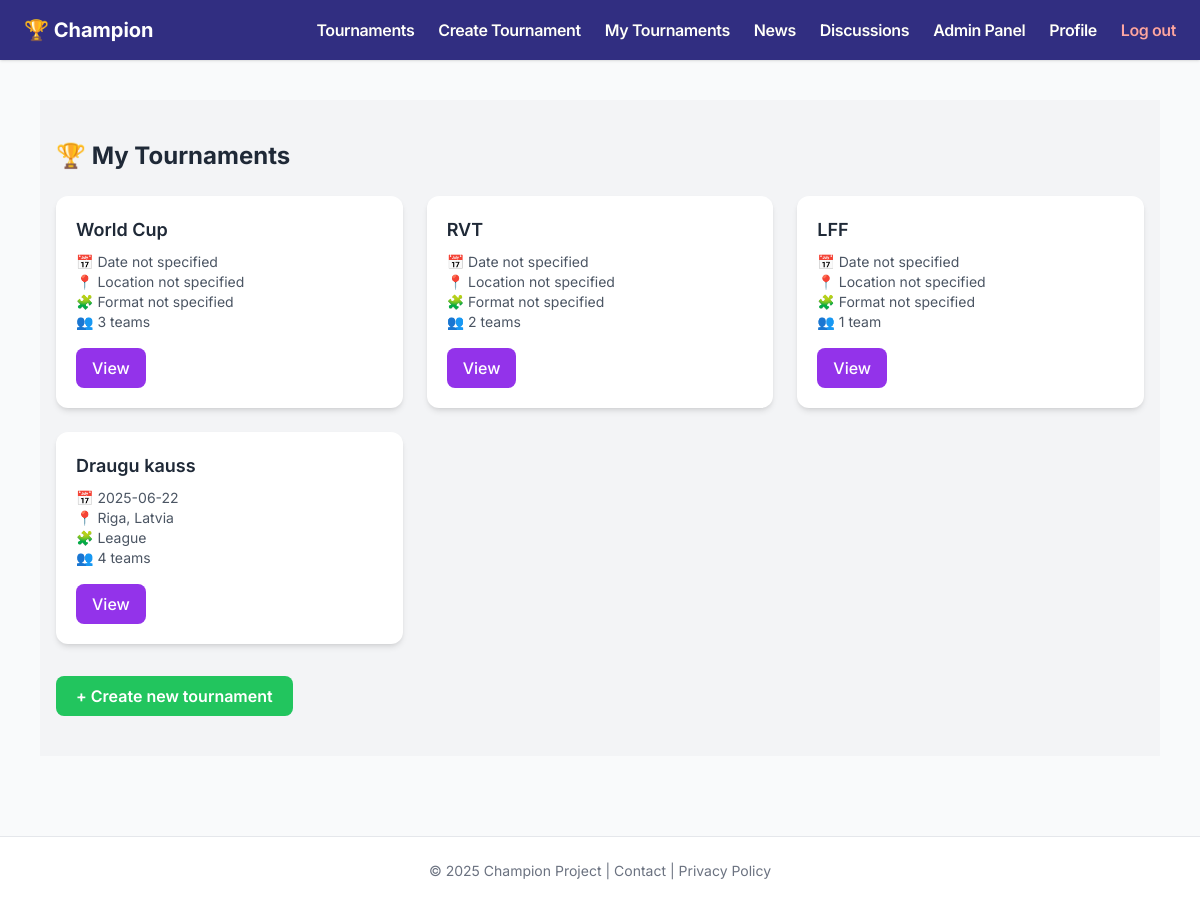
The page /my_tournaments (signed in) on the database its author committed.
### app/models.py (models this page shows, shortened)
class Tournament(db.Model):
    id = db.Column(db.Integer, primary_key=True)
    name = db.Column(db.String(100), nullable=False)
    start_date = db.Column(db.Date, nullable=True)
    location = db.Column(db.String(100), nullable=True)
    format = db.Column(db.String(50), nullable=True)
    max_teams = db.Column(db.Integer, nullable=True)
    description = db.Column(db.Text, nullable=True)
    date_created = db.Column(db.DateTime, default=datetime.utcnow)
    creator_id = db.Column(
        db.Integer,
        db.ForeignKey('user.id', ondelete='CASCADE', name='fk_tournament_creator'),
        nullable=True
    )
    teams = db.relationship('Team', backref='tournament', lazy=True, cascade='all, delete-orphan', passive_deletes=True)
    matches = db.relationship('Match', backref='tournament', lazy=True, cascade='all, delete-orphan', passive_deletes=True)

### app/routes.py (the view)
@app.route('/my_tournaments')
@login_required
def my_tournaments():
    if current_user.role not in ['admin', 'organizer', 'king']:
        flash("У вас нет доступа к этой странице.", "warning")
        return redirect(url_for('index'))
    tournaments = Tournament.query.filter_by(creator_id=current_user.id).all()
    return render_template('my_tournaments.html', tournaments=tournaments)

### app/__init__.py (called while the page is built)
@app.context_processor
def inject_translations():
    return dict(_=_)

@login_manager.user_loader
def load_user(user_id):
    return User.query.get(int(user_id))

### app/templates/my_tournaments.html (shortened to what this page needs)
{% extends "base.html" %}
{% block content %}
<div class="bg-gray-100 py-10">
  <div class="max-w-6xl mx-auto px-4">
    <h1 class="text-2xl font-bold text-gray-800 mb-6 flex items-center gap-2">🏆 {{ _('My Tournaments') }}</h1>
    {% if tournaments %}
      <div class="grid grid-cols-1 sm:grid-cols-2 md:grid-cols-3 gap-6">
        {% for tournament in tournaments %}
          <div class="bg-white rounded-xl shadow-md p-5 flex flex-col justify-between">
            <div>
              <h3 class="text-lg font-semibold text-gray-800">{{ tournament.name }}</h3>
              <p class="text-sm text-gray-600 mt-2 space-y-1">
                📅 {{ tournament.start_date or _('Date not specified') }}<br>
                📍 {{ tournament.location or _('Location not specified') }}<br>
                🧩 {{ tournament.format or _('Format not specified') }}<br>
                👥 {{ tournament.teams|length }} {{ _('teams') if tournament.teams|length != 1 else _('team') }}
              </p>
            </div>
            <a href="{{ url_for('tournament_page', tournament_id=tournament.id) }}"
               class="mt-4 inline-block bg-purple-600 hover:bg-purple-700 text-white font-medium py-2 px-4 rounded-lg transition w-fit">
              {{ _('View') }}
            </a>
          </div>
        {% endfor %}
      </div>
    {% else %}
      <p class="text-gray-500 mt-4">{{ _('You have not created any tournaments yet.') }}</p>
    {% endif %}
    <div class="mt-8">
      <a href="{{ url_for('add_tournament') }}"
         class="inline-block bg-green-500 hover:bg-green-600 text-white font-semibold py-2 px-5 rounded-lg transition">
        + {{ _('Create new tournament') }}
      </a>
    </div>
  </div>
</div>
{% endblock %}

### app/templates/base.html (style rules this page uses)
body { font-family: 'Inter', sans-serif; -webkit-font-smoothing: antialiased; -moz-osx-font-smoothing: grayscale; }

### rows shown on the page
Tournament: name "World Cup", start_date "Date not specified", location "Location not specified", format "Format not specified", teams|length "3"
Tournament: name "RVT", start_date "Date not specified", location "Location not specified", format "Format not specified", teams|length "2"
Tournament: name "LFF", start_date "Date not specified", location "Location not specified", format "Format not specified", teams|length "1"
Tournament: name "Draugu kauss", start_date "2025-06-22", location "Riga, Latvia", format "League", teams|length "4"
